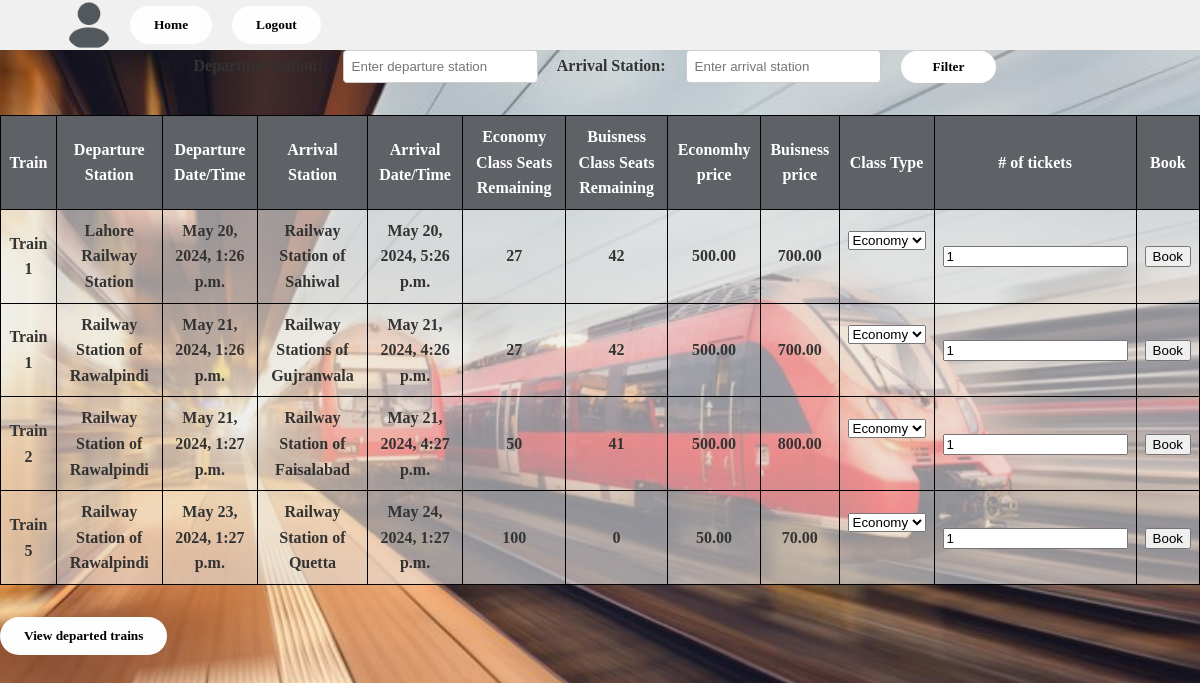
The page /bookings/ on the database as committed earlier.
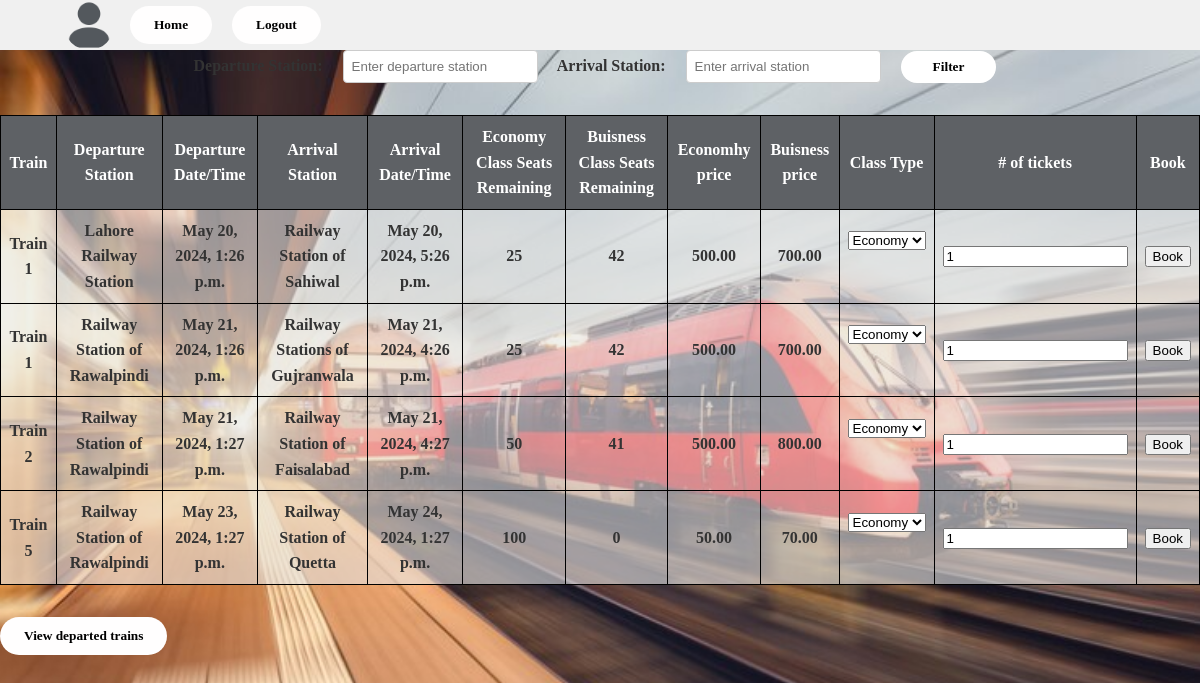
The same page on the database as committed later.
### Schedules/models.py (models this page shows, shortened)
class TrainSchedule(models.Model):
    DEPARTURE_STATUS_CHOICES = (
        ('No', 'NotDeparted'),
        ('Yes', 'Departed'),
        ('Cancelled', 'Cancelled'),
        ('Delayed', 'Delayed'),
    )
    train = models.ForeignKey(Train, on_delete=models.CASCADE)
    DepartureStation = models.ForeignKey(Station, related_name='departure_schedules', on_delete=models.CASCADE, default=None)
    ArrivalStation = models.ForeignKey(Station, related_name='arrival_schedule', on_delete=models.CASCADE, default=None)
    departure_time = models.DateTimeField()
    arrival_time = models.DateTimeField()
    departure_status = models.CharField(max_length=10, choices=DEPARTURE_STATUS_CHOICES, default='No')
    date = models.DateField(default=date.today)
    @property
    def available_economy_seats(self):
        booked_tickets = Ticket.objects.filter(train=self.train, sourceStation=self.DepartureStation, destinationStation=self.ArrivalStation, classType='Economy').count()
        return self.train.economy_capacity - booked_tickets
    @property
    def available_business_seats(self):
        booked_tickets = Ticket.objects.filter(train=self.train, sourceStation=self.DepartureStation, destinationStation=self.ArrivalStation, classType='Business').count()
        return self.train.business_capacity - booked_tickets
    def calculate_price(self, class_type):
        if class_type == "economy":
            base_price = self.train.economyClassPrice
        elif class_type == "business":
            base_price = self.train.businessClassPrice
        else:
            raise ValueError("Invalid class type")
        return base_price

### Stations/models.py (models this page shows, shortened)
class Station(models.Model):
    name = models.CharField(max_length=100)
    location = models.CharField(max_length=100)
    distance = models.DecimalField(max_digits=10, decimal_places=2, default=1)  # Distance from a reference point

### Trains/models.py (models this page shows, shortened)
class Train(models.Model):
    name = models.CharField(max_length=100)
    economy_capacity = models.IntegerField(default=0)  # Capacity for economy class
    business_capacity = models.IntegerField(default=0)  # Capacity for business class
    economyClassPrice = models.DecimalField(max_digits=10, decimal_places=2)
    businessClassPrice = models.DecimalField(max_digits=10, decimal_places=2)

### Schedules/views.py (the view)
# urls.py: path('bookings/', trainDetails, name='bookings'),
def trainDetails(request):
    current_time = timezone.now()
    available_trains = Train.objects.all()
    available_stations = Station.objects.all()
    train_schedules = TrainSchedule.objects.filter(departure_time__gte=current_time)
    departure_station = request.GET.get('departure')
    arrival_station = request.GET.get('arrival')
    if departure_station and arrival_station:
        train_schedules = train_schedules.filter(
            DepartureStation__name__icontains=departure_station,
            ArrivalStation__name__icontains=arrival_station
        )
    for schedule in train_schedules:
        schedule.economy_price = schedule.calculate_price("economy")
        schedule.business_price = schedule.calculate_price("business")
    return render(request, 'schedules.html',
    {
        'train_schedules': train_schedules,
    })

### Schedules/templates/schedules.html (shortened to what this page needs)
<!DOCTYPE html>
<html lang="en">
<head>
    <link rel="stylesheet" href="/static/schedules.css">
</head>
<body>
    <header>
        <header>
            <div class="user-info">
                <img src="/static/avatar.png" alt="User Avatar">
            </div>
            <div class="action-buttons">
                <a href="/user/userPage"><button>Home</button></a>
                <a href="/user/login"><button>Logout</button></a>
            </div>
        </header>
    </header>
    <main>
        <form method="GET" action="{% url 'Schedules:TrainDetails' %}">
            <label for="departure">Departure Station:</label>
            <input type="text" name="departure" id="departure" placeholder="Enter departure station">
            <label for="arrival">Arrival Station:</label>
            <input type="text" name="arrival" id="arrival" placeholder="Enter arrival station">
            <button type="submit">Filter</button>
        </form>
        <table>
            <thead>
                <tr>
                    <th>Train</th>
                    <th>Departure Station</th>
                    <th>Departure Date/Time</th>
                    <th>Arrival Station</th>
                    <th>Arrival Date/Time</th>
                    <th>Economy Class Seats Remaining</th>
                    <th>Buisness Class Seats Remaining</th>
                    <th>Economhy price</th>
                    <th>Buisness price</th>
                    <th>Class Type</th>
                    <th># of tickets</th>
                    <th>Book</th>
                </tr>
            </thead>
            <tbody>
                {% for schedule in train_schedules %}
                    <tr>
                        <td>{{ schedule.train.name }}</td>
                        <td>{{ schedule.DepartureStation.name }}</td>
                        <td>{{ schedule.departure_time }}</td>
                        <td>{{ schedule.ArrivalStation.name }}</td>
                        <td>{{ schedule.arrival_time }}</td>
                        <td>{{ schedule.available_economy_seats }}</td>
                        <td>{{ schedule.available_business_seats }}</td>
                        <td>{{ schedule.economy_price }}</td>
                        <td>{{ schedule.business_price }}</td>
                        <td>
                            <form method="post" action="{% url 'Bookings:BookTicket' schedule.id %}">
                                <select name="class_type" id="class_type">
                                    <option value="economy">Economy</option>
                                </select>
                            </td>
                            <td>
                                <form method="post" action="{% url 'Bookings:BookTicket' schedule.id %}">
                                    <input type="number" name="num_tickets" id="num_tickets" min="1" value="1">
                            </td>
                        <td>
                            <form method="post" action="{% url 'Bookings:BookTicket' schedule.id %}">
                               <input type="submit" value="Book">
                            </form>
                        </td>
                    </tr>
                {% endfor %}
            </tbody>
        </table>
        <a href="{% url 'Schedules:DepartedTrains' %}"><button>View departed trains</button></a>
    </main>
</body>
</html>

Rows that differ between the two databases and show on the page:
changed through a linked row, TrainSchedule "May 20, 2024, 1:26 p.m.": available_economy_seats "27" → "25"
changed through a linked row, TrainSchedule "May 21, 2024, 1:26 p.m.": available_economy_seats "27" → "25"
